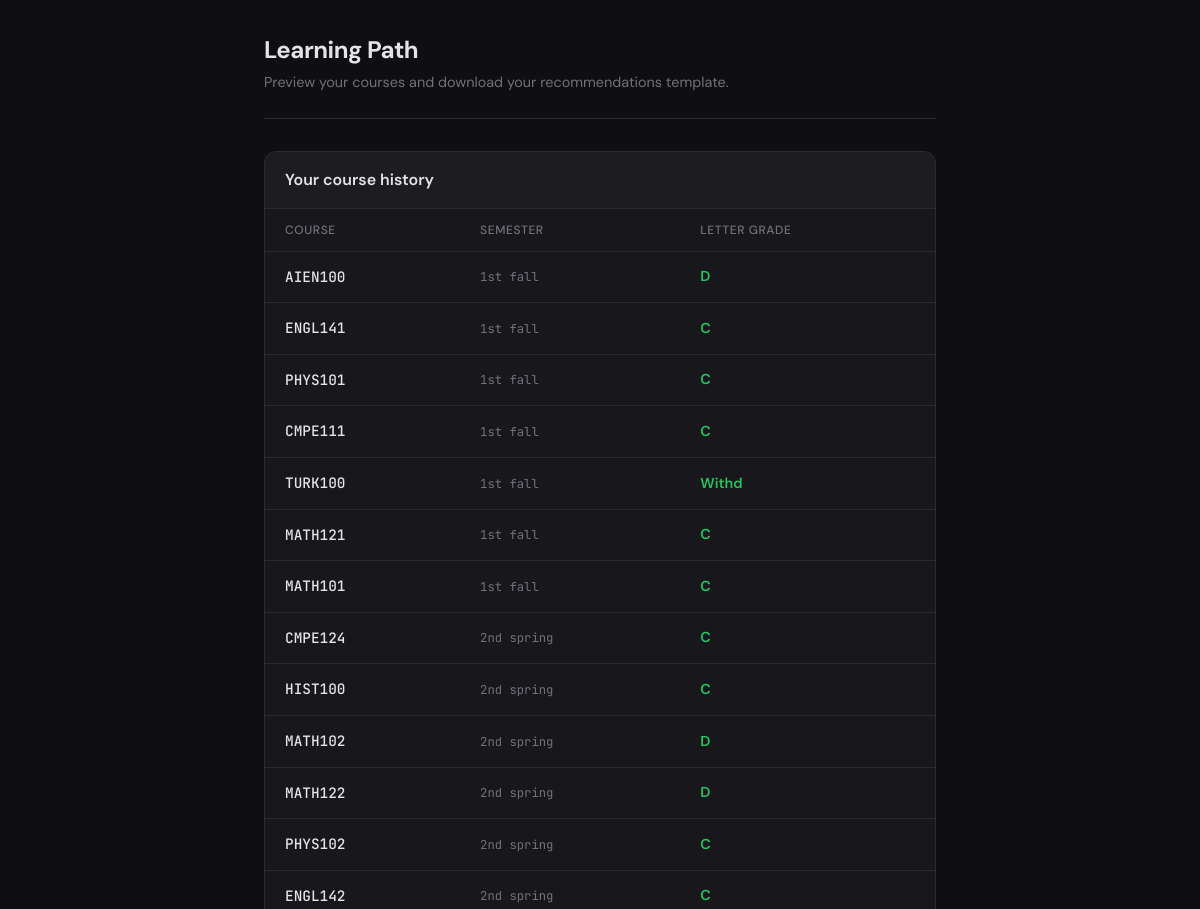
Before: / (upper part) with the older database file.
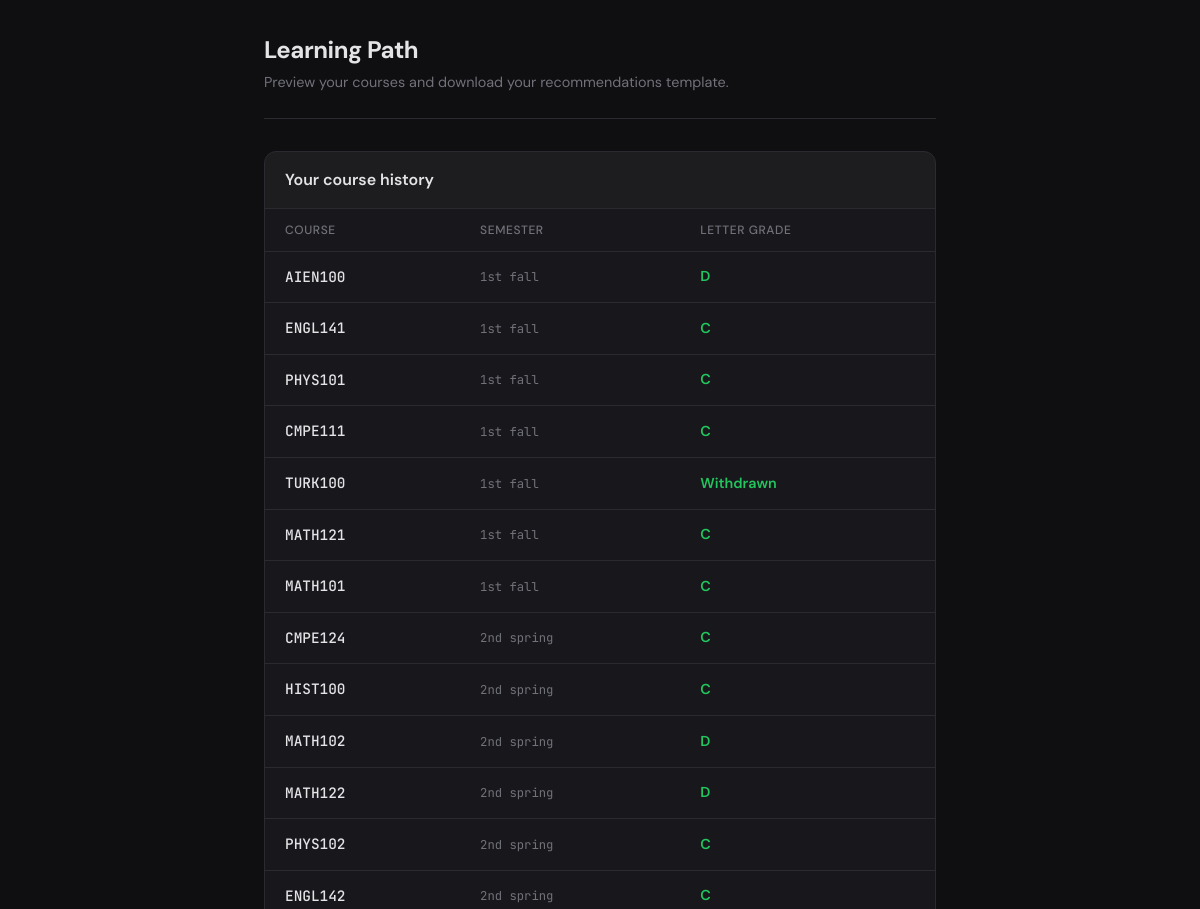
After: the same page with the newer database file.
### tables this page shows
CREATE TABLE IF NOT EXISTS `student_records` (
  `record_id`      INT          NOT NULL AUTO_INCREMENT,
  `student_id`     VARCHAR(20)  NOT NULL,
  `course_id`      VARCHAR(20)  NOT NULL,
  `course_name`    VARCHAR(120) DEFAULT NULL,
  `final_result`   VARCHAR(20)  DEFAULT NULL,
  `score`          VARCHAR(10)  DEFAULT NULL,
  `letter_grade`   VARCHAR(10)  DEFAULT NULL,
  PRIMARY KEY (`record_id`),
  KEY `idx_student` (`student_id`),
  CONSTRAINT `fk_sr_student` FOREIGN KEY (`student_id`) REFERENCES `students`(`student_id`) ON DELETE CASCADE,
  CONSTRAINT `fk_sr_course`  FOREIGN KEY (`course_id`)  REFERENCES `courses`(`course_id`)  ON DELETE CASCADE
);

CREATE TABLE IF NOT EXISTS `courses` (
  `course_id`   VARCHAR(20)  NOT NULL,
  `course_name` VARCHAR(120) NOT NULL,
  `description` TEXT         DEFAULT NULL,
  `credits`     TINYINT      NOT NULL DEFAULT 3,
  `category`    ENUM('core','elective') NOT NULL DEFAULT 'core',
  `semester`    VARCHAR(20)  NOT NULL,
  PRIMARY KEY (`course_id`)
);

### index.php (the view, shortened to what this page needs)
<?php
$studentId = '1001';
$conn = getDbConnection();
$stmt = $conn->prepare(
    'SELECT c.course_id, c.course_name, c.semester, sr.letter_grade
     FROM student_records sr
     JOIN courses c ON c.course_id = sr.course_id
     WHERE sr.student_id = ?
     ORDER BY c.semester'
);
$stmt->bind_param('s', $studentId);
$stmt->execute();
$records = $stmt->get_result()->fetch_all(MYSQLI_ASSOC);
?>
<!DOCTYPE html>
<html lang="en">
<head>
  <link rel="stylesheet" href="style.css" />
</head>
<body>
  <div class="container">
    <header>
      <h1>Learning Path</h1>
      <p class="subtitle">Preview your courses and download your recommendations template.</p>
    </header>
    <section class="preview-section">
      <h2>Your course history</h2>
      <div class="courses-table-wrap">
        <table>
          <thead>
            <tr>
              <th>Course</th>
              <th>Semester</th>
              <th>Letter grade</th>
            </tr>
          </thead>
          <tbody id="courses-tbody">
            <?php if (empty($records)): ?>
            <?php else: ?>
              <?php foreach ($records as $r): ?>
              <tr>
                <td><span class="code-mod"><?= htmlspecialchars($r['course_id']) ?></span></td>
                <td><span class="code-pres"><?= htmlspecialchars($r['semester'] ?? 'N/A') ?></span></td>
                <td>
                  <span class="letter-grade <?= strtoupper($r['letter_grade'] ?? '') === 'N/A' ? 'na' : '' ?>">
                    <?= htmlspecialchars($r['letter_grade'] ?? '—') ?>
                  </span>
                </td>
              </tr>
              <?php endforeach; ?>
            <?php endif; ?>
          </tbody>
        </table>
      </div>
    </section>
  </div>
</body>
</html>

### style.css (style rules this page uses)
:root { --bg: #0f0f12; --surface: #18181c; --border: #2a2a30; --text: #e4e4e7; --muted: #71717a; --accent: #22c55e; --accent-hover: #16a34a; --grade-pass: #22c55e; --grade-muted: #71717a; }
* { box-sizing: border-box; }
body { margin: 0; min-height: 100vh; font-family: "DM Sans", system-ui, sans-serif; background: var(--bg); color: var(--text); line-height: 1.5; }
.container { max-width: 720px; margin: 0 auto; padding: 2rem 1.5rem; }
header { margin-bottom: 2rem; padding-bottom: 1.5rem; border-bottom: 1px solid var(--border); }
h1 { font-size: 1.5rem; font-weight: 700; margin: 0 0 0.25rem 0; letter-spacing: -0.02em; }
.subtitle { color: var(--muted); font-size: 0.9rem; margin: 0; }
.preview-section { background: var(--surface); border: 1px solid var(--border); border-radius: 12px; overflow: hidden; margin-bottom: 2rem; }
.preview-section h2 { font-size: 1rem; font-weight: 600; margin: 0; padding: 1rem 1.25rem; background: rgba(255, 255, 255, 0.02); border-bottom: 1px solid var(--border); }
.courses-table-wrap { overflow-x: auto; }
table { width: 100%; border-collapse: collapse; font-size: 0.9rem; }
th { text-align: left; padding: 0.75rem 1.25rem; color: var(--muted); font-weight: 500; font-size: 0.75rem; text-transform: uppercase; letter-spacing: 0.05em; }
td { padding: 0.875rem 1.25rem; border-top: 1px solid var(--border); }
.code-mod { font-family: "JetBrains Mono", monospace; font-weight: 500; color: var(--text); }
.code-pres { font-family: "JetBrains Mono", monospace; font-size: 0.85em; color: var(--muted); }
.letter-grade { font-weight: 600; font-variant-numeric: tabular-nums; }
.letter-grade:not(.na) { color: var(--grade-pass); }

Changed rows visible on the page:
changed student_records "TURK100": letter_grade "Withd" → "Withdrawn"
